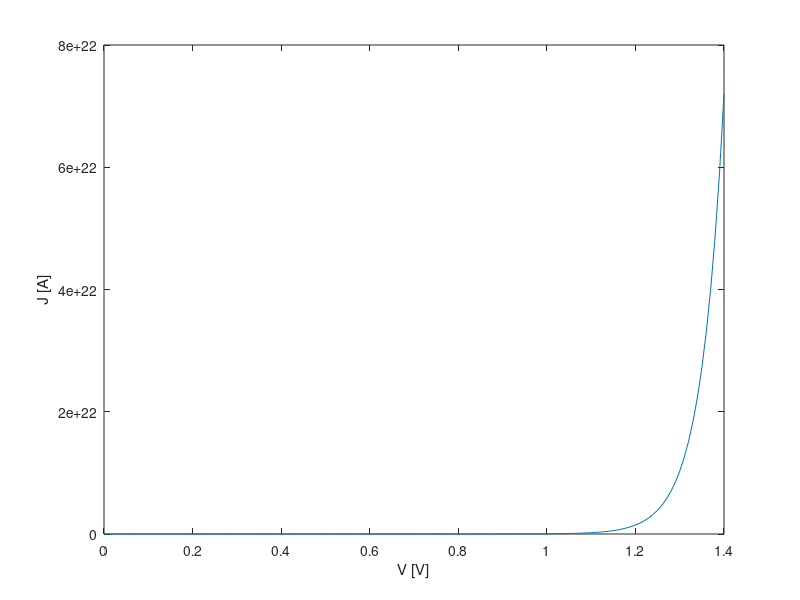

Write the MATLAB code that produced this figure.
function JVmodel

Jph = -20e-3;
J0 = 2.9e11;
V = 0:0.01:1.4;

J = Jph + J0*exp(V/(2*0.0257)-1);

figure(600)
plot(V, J)
xlabel('V [V]')
ylabel('J [A]')
%ylim([-30e-3, 30e-3])
end